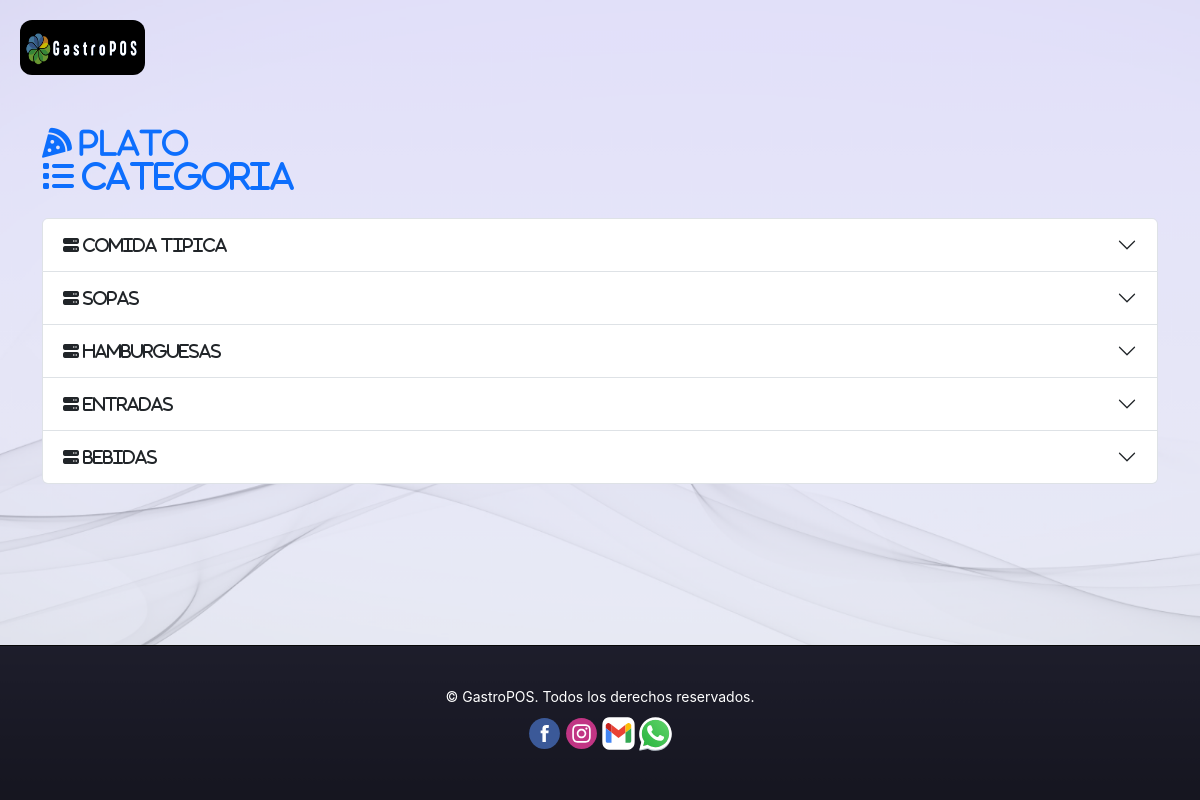
The page /platos/ (signed in) on the database its author committed.
### platos/models.py (models this page shows, shortened)
class Categoria(models.Model):
    nombre = models.CharField(max_length=100)
    usuario = models.ForeignKey(User, on_delete=models.CASCADE)

### platos/views.py (the view)
# urls.py: path('', views.listar_platos, name='listar_platos'),
@login_required(login_url='/login/')
def listar_platos(request):
    categorias = Categoria.objects.filter(usuario=request.user)
    platos_por_categoria = {categoria: categoria.platos.all() for categoria in categorias}
    return render(request, 'platos/listar_platos.html', {'platos_por_categoria': platos_por_categoria})

### platos/templates/platos/listar_platos.html (shortened to what this page needs)
{% extends 'base.html' %}
{% load static %}
{% block extra_css %}
<link rel="stylesheet" href="{% static 'css/listar_platos.css' %}">
{% endblock %}
{% block content %}
<div class="container mt-5">
    <div>
        <a href="{% url 'crear_plato' %}">
            <i class='fas fa-pizza-slice' style='font-size:30px'> Plato</i>
        </a>
    </div>
    <div>
        <a href="{% url 'crear_categoria' %}">
            <i class="fa fa-list" style="font-size:32px;"> Categoria</i>
        </a>
    </div>
    <br>
    <div class="accordion" id="accordionPanelsStayOpenExample">
        {% for categoria, platos in platos_por_categoria.items %}
        <div class="accordion-item" style="background: transparent;">
            <h2 class="accordion-header">
                <button class="accordion-button collapsed" type="button" data-bs-toggle="collapse" data-bs-target="#panelsStayOpen-collapse{{ forloop.counter }}" aria-expanded="false" aria-controls="panelsStayOpen-collapse{{ forloop.counter }}">
                    <i class="fa-solid fa-server"> {{ categoria.nombre }}</i>
                </button>
            </h2>
        </div>
        {% endfor %}
    </div>
</div>
{% endblock %}

### static/css/base.css (style rules this page uses)
html, body { height: 100%; margin: 0; }
body { padding-top: 56px; }
h2 { font-size: 1.75rem; font-weight: bold; color: #343a40; }

### rows shown on the page
Categoria: nombre "Comida Tipica"
Categoria: nombre "Sopas"
Categoria: nombre "Hamburguesas"
Categoria: nombre "Entradas"
Categoria: nombre "Bebidas"
